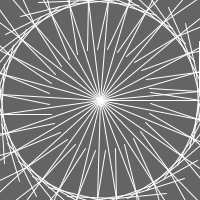
Frame 1 (no input)
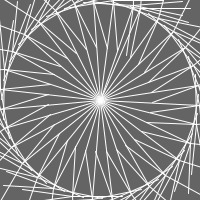
Frame 60 (the mouse pressed at the canvas centre just before this capture)
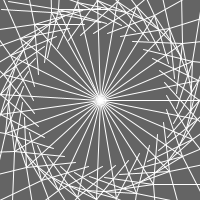
Frame 120 (the mouse held since frame 60 and released just before this capture)

The Processing sketch that drew these frames (run headless with seeded random() and noise(); from frame 60 on, the mouse is pressed at the canvas centre):

// Processing sketch: ex3_rotateShape
// ── ex3_rotateShape.pde
float theta = 0;
void setup() {
  size(200, 200);
  smooth();
}
void draw() {
  background(100);
  stroke(255);
  // Translate to center of window
  translate(width/2, height/2);
  // Loop from 0 to 360 degrees (2*PI radians)
  for (float i = 0; i < TWO_PI; i += 0.2) {
    // Push, rotate and draw a line!
    pushMatrix();
    rotate(theta + i);
    line(0, 0, 100, 0);
    // Loop from 0 to 360 degrees (2*PI radians)
    for (float j = 0; j < TWO_PI; j += 1.5) {
      // Push, translate, rotate and draw a line!
      pushMatrix();
      translate(100, 0);
      rotate(-theta-j);
      line(0, 0, 50, 0);
      // We're done with the inside loop, pop!
      popMatrix();
    }
    // We're done with the outside loop, pop!
    popMatrix();
  }
  endShape();
  // Increment theta
  theta += 0.3;
}
